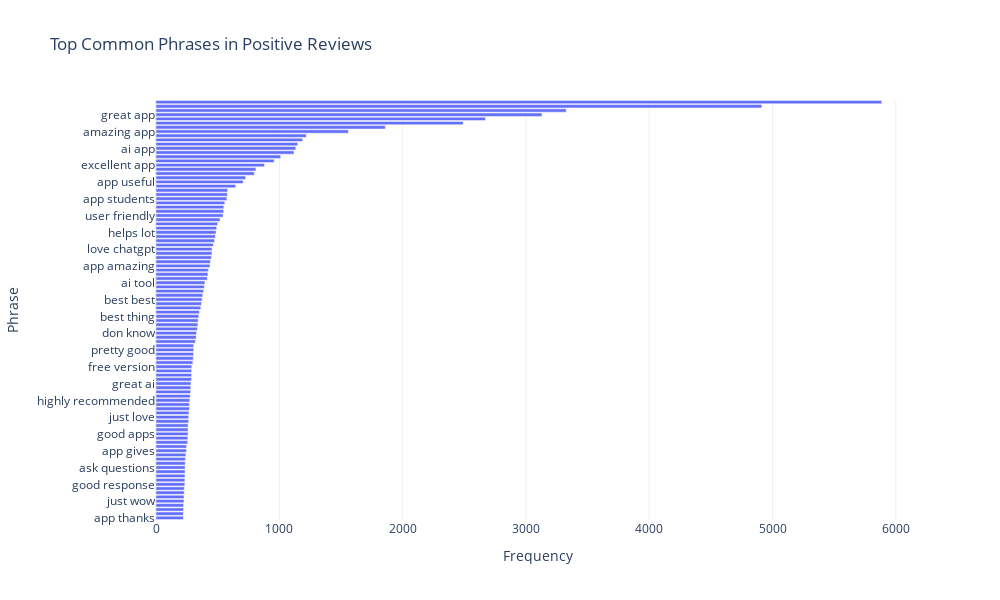

This figure's notebook cell:
### Markdown cell above
**Analyzing What Users Like About ChatGPT**

### Code cell
positive_reviews = df[df['Sentiment']=='Positive']['Review']

vectorizer = CountVectorizer(ngram_range=(2,3),stop_words="english",max_features=100)
X = vectorizer.fit_transform(positive_reviews)

phase_counts = X.sum(axis=0)
phases = vectorizer.get_feature_names_out()
phase_freq = [(phases[i],phase_counts[0,i])for i in range(len(phases))]

phase_freq = sorted(phase_freq,key=lambda x:x[1],reverse=True)
phase_df = pd.DataFrame(phase_freq, columns=['Phrase','Frequency'])
fig = px.bar(phase_df, 
             x='Frequency',
             y='Phrase',
             orientation='h',
             title='Top Common Phrases in Positive Reviews',
             width = 1000,
             height = 600)
fig.update_layout(
    xaxis_title='Frequency',
    yaxis_title='Phrase',
    yaxis={'categoryorder':'total ascending'}
)
fig.show()

### Figure 1 — Plotly figure (JSON) as saved in the notebook; plotly's stock layout.template omitted (floating-point values rounded to 4 significant figures)
{"data": [{"alignmentgroup": "True", "hovertemplate": "Frequency=%{x}<br>Phrase=%{y}<extra></extra>", "legendgroup": "", "marker": {"color": "#636efa", "pattern": {"shape": ""}}, "name": "", "offsetgroup": "", "orientation": "h", "showlegend": false, "textposition": "auto", "type": "bar", "x": [5886, 4913, 3327, 3130, 2672, 2491, 1860, 1560, 1219, 1189, 1150, 1134, 1119, 1011, 958, 880, 810, 797, 727, 707, 646, 581, 579, 575, 558, 550, 549, 544, 519, 500, 492, 487, 482, 475, 465, 454, 454, 449, 441, 438, 424, 421, 416, 397, 392, 386, 379, 374, 369, 363, 352, 347, 342, 339, 336, 329, 326, 320, 306, 306, 304, 302, 299, 290, 289, 289, 288, 283, 282, 281, 277, 274, 271, 271, 267, 265, 265, 260, 260, 260, 258, 257, 248, 247, 242, 238, 237, 236, 236, 235, 234, 234, 229, 229, 227, 227, 224, 224, 222, 222], "xaxis": "x", "y": ["good app", "best app", "nice app", "great app", "chat gpt", "best ai", "love app", "amazing app", "useful app", "really good", "easy use", "ai app", "app good", "really helpful", "helpful app", "excellent app", "app helpful", "app really", "good ai", "app useful", "app helps", "like app", "best ai app", "app students", "use app", "awesome app", "app best", "user friendly", "better google", "best friend", "app help", "helps lot", "app like", "app use", "app great", "highly recommend", "love chatgpt", "good application", "open ai", "app amazing", "app love", "wonderful app", "using app", "ai tool", "voice chat", "really like", "good work", "best best", "chatgpt app", "using chatgpt", "good experience", "best thing", "answers questions", "chatgpt best", "good helpful", "don know", "app just", "app app", "pretty good", "really love", "nice ai", "really great", "great tool", "free version", "answer questions", "just amazing", "web version", "great ai", "best application", "app used", "helpful students", "highly recommended", "good use", "really amazing", "app seen", "good job", "just love", "good apps", "really helps", "thanks chatgpt", "helped lot", "fantastic app", "language model", "app gives", "mind blowing", "useful students", "really useful", "android app", "ask questions", "app world", "good response", "super app", "best apps", "great experience", "just wow", "perfect app", "app nice", "really good app", "app thanks", "really nice"], "yaxis": "y"}], "layout": {"barmode": "relative", "height": 600, "legend": {"tracegroupgap": 0}, "title": {"text": "Top Common Phrases in Positive Reviews"}, "width": 1000, "xaxis": {"anchor": "y", "domain": [0, 1], "title": {"text": "Frequency"}}, "yaxis": {"anchor": "x", "categoryorder": "total ascending", "domain": [0, 1], "title": {"text": "Phrase"}}}}
